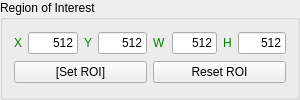
       <widget class="QGroupBox" name="groupBoxROI">
        <property name="sizePolicy">
         <sizepolicy hsizetype="Fixed" vsizetype="Preferred">
          <horstretch>0</horstretch>
          <verstretch>0</verstretch>
         </sizepolicy>
        </property>
        <property name="minimumSize">
         <size>
          <width>300</width>
          <height>0</height>
         </size>
        </property>
        <property name="maximumSize">
         <size>
          <width>300</width>
          <height>16777215</height>
         </size>
        </property>
        <property name="title">
         <string>Region of Interest</string>
        </property>
        <layout class="QVBoxLayout" name="verticalLayout">
         <item>
          <layout class="QHBoxLayout" name="hboxROI1">
           <item>
            <layout class="QHBoxLayout" name="horizontalLayoutROI2" stretch="0,0">
             <item>
              <widget class="QLabel" name="label_ROI1">
               <property name="sizePolicy">
                <sizepolicy hsizetype="Fixed" vsizetype="Fixed">
                 <horstretch>0</horstretch>
                 <verstretch>0</verstretch>
                </sizepolicy>
               </property>
               <property name="styleSheet">
                <string notr="true">color: green</string>
               </property>
               <property name="text">
                <string>X</string>
               </property>
               <property name="buddy">
                <cstring>Disp_RoiX</cstring>
               </property>
              </widget>
             </item>
             <item>
              <widget class="QLineEdit" name="Disp_RoiX">
               <property name="sizePolicy">
                <sizepolicy hsizetype="Fixed" vsizetype="Fixed">
                 <horstretch>0</horstretch>
                 <verstretch>0</verstretch>
                </sizepolicy>
               </property>
               <property name="accessibleName">
                <string/>
               </property>
               <property name="text">
                <string>512</string>
               </property>
               <property name="alignment">
                <set>Qt::AlignRight|Qt::AlignTrailing|Qt::AlignVCenter</set>
               </property>
              </widget>
             </item>
            </layout>
           </item>
           <item>
            <layout class="QHBoxLayout" name="ROI3" stretch="0,0">
             <item>
              <widget class="QLabel" name="label_ROI2">
               <property name="sizePolicy">
                <sizepolicy hsizetype="Fixed" vsizetype="Fixed">
                 <horstretch>0</horstretch>
                 <verstretch>0</verstretch>
                </sizepolicy>
               </property>
               <property name="styleSheet">
                <string notr="true">color: green</string>
               </property>
               <property name="text">
                <string>Y</string>
               </property>
               <property name="buddy">
                <cstring>Disp_RoiY</cstring>
               </property>
              </widget>
             </item>
             <item>
              <widget class="QLineEdit" name="Disp_RoiY">
               <property name="sizePolicy">
                <sizepolicy hsizetype="Fixed" vsizetype="Fixed">
                 <horstretch>0</horstretch>
                 <verstretch>0</verstretch>
                </sizepolicy>
               </property>
               <property name="accessibleName">
                <string/>
               </property>
               <property name="text">
                <string>512</string>
               </property>
               <property name="alignment">
                <set>Qt::AlignRight|Qt::AlignTrailing|Qt::AlignVCenter</set>
               </property>
              </widget>
             </item>
            </layout>
           </item>
           <item>
            <layout class="QHBoxLayout" name="horizontalLayoutROI12" stretch="0,0">
             <property name="sizeConstraint">
              <enum>QLayout::SetDefaultConstraint</enum>
             </property>
             <item>
              <widget class="QLabel" name="label_ROI11">
               <property name="sizePolicy">
                <sizepolicy hsizetype="Fixed" vsizetype="Fixed">
                 <horstretch>0</horstretch>
                 <verstretch>0</verstretch>
                </sizepolicy>
               </property>
               <property name="styleSheet">
                <string notr="true">color: green</string>
               </property>
               <property name="text">
                <string>W</string>
               </property>
               <property name="buddy">
                <cstring>Disp_RoiW</cstring>
               </property>
              </widget>
             </item>
             <item>
              <widget class="QLineEdit" name="Disp_RoiW">
               <property name="sizePolicy">
                <sizepolicy hsizetype="Fixed" vsizetype="Fixed">
                 <horstretch>0</horstretch>
                 <verstretch>0</verstretch>
                </sizepolicy>
               </property>
               <property name="accessibleName">
                <string/>
               </property>
               <property name="text">
                <string>512</string>
               </property>
               <property name="alignment">
                <set>Qt::AlignRight|Qt::AlignTrailing|Qt::AlignVCenter</set>
               </property>
              </widget>
             </item>
            </layout>
           </item>
           <item>
            <layout class="QHBoxLayout" name="ROI13" stretch="0,0">
             <property name="sizeConstraint">
              <enum>QLayout::SetDefaultConstraint</enum>
             </property>
             <item>
              <widget class="QLabel" name="label_ROI12">
               <property name="sizePolicy">
                <sizepolicy hsizetype="Fixed" vsizetype="Fixed">
                 <horstretch>0</horstretch>
                 <verstretch>0</verstretch>
                </sizepolicy>
               </property>
               <property name="styleSheet">
                <string notr="true">color: green</string>
               </property>
               <property name="text">
                <string>H</string>
               </property>
               <property name="buddy">
                <cstring>Disp_RoiH</cstring>
               </property>
              </widget>
             </item>
             <item>
              <widget class="QLineEdit" name="Disp_RoiH">
               <property name="sizePolicy">
                <sizepolicy hsizetype="Fixed" vsizetype="Fixed">
                 <horstretch>0</horstretch>
                 <verstretch>0</verstretch>
                </sizepolicy>
               </property>
               <property name="accessibleName">
                <string/>
               </property>
               <property name="text">
                <string>512</string>
               </property>
               <property name="alignment">
                <set>Qt::AlignRight|Qt::AlignTrailing|Qt::AlignVCenter</set>
               </property>
              </widget>
             </item>
            </layout>
           </item>
          </layout>
         </item>
         <item>
          <layout class="QHBoxLayout" name="horizontalLayoutRoiSet">
           <item>
            <widget class="QPushButton" name="pushButtonRoiSet">
             <property name="text">
              <string>[Set ROI]</string>
             </property>
             <property name="checkable">
              <bool>true</bool>
             </property>
             <property name="flat">
              <bool>false</bool>
             </property>
            </widget>
           </item>
           <item>
            <widget class="QPushButton" name="pushButtonRoiReset">
             <property name="text">
              <string>Reset ROI</string>
             </property>
            </widget>
           </item>
          </layout>
         </item>
        </layout>
       </widget>
